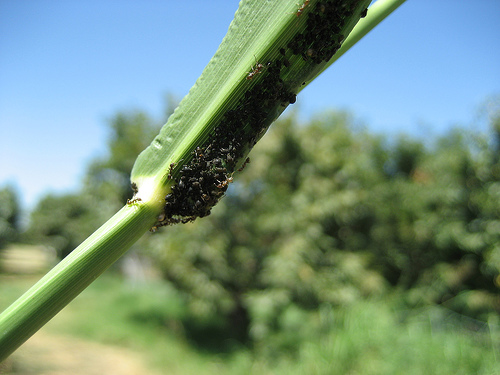
#> input picture IoT_DP/data/ants/1262751255_c56c042b7b.jpg, 500 x 375 px; its folder holds only this picture in this run; the run also reads 1 picture not shown here
$ python IoT_dp_5_26_gamma.py
#> lines starting #> are read from the running program, lines starting #| are printed output that depends on the picture
import numpy as np
import matplotlib.pyplot  as plt
import cv2
import os


dirs = ['ants','bees']
files = os.listdir('./data/ants/')
#print(files)

for i , d in enumerate(dirs):
    files= os.listdir("./data/"+d+"/") #"C:\Users\ohika\Desktop\puroguramu\data"
    print(files)
    for f in files:
        img = cv2.imread("./data/" + d + "/" + f ,1)
#> img is the input picture: shape (375, 500, 3); mean B, G, R 126, 145.4, 117.4
        print(img)
#> (printed output is left out)
        x_img = cv2.flip(img,0)
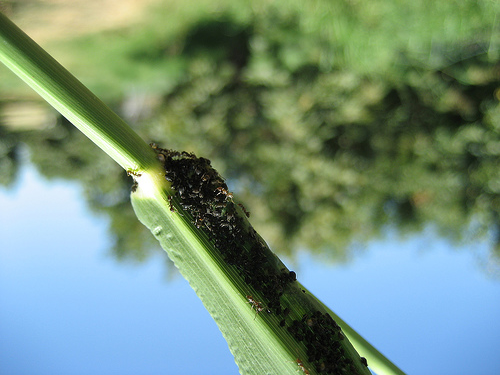
#> x_img: shape (375, 500, 3); mean B, G, R 126, 145.4, 117.4
        y_img = cv2.flip(img,1)
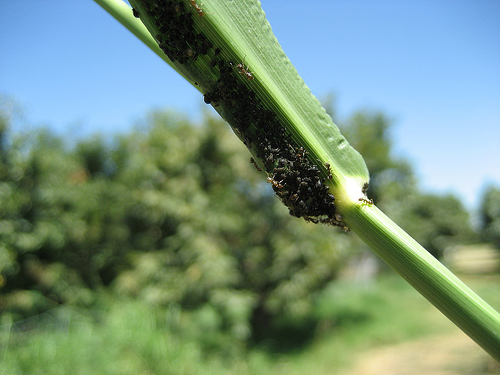
#> y_img: shape (375, 500, 3); mean B, G, R 126, 145.4, 117.4
        xy_img = cv2.flip(img,-1)
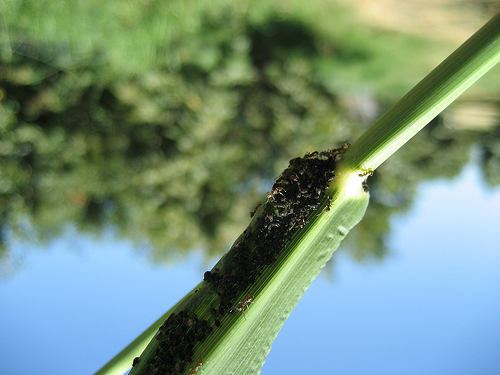
#> xy_img: shape (375, 500, 3); mean B, G, R 126, 145.4, 117.4
        blur_img = cv2.blur(img, (5, 5)) # 平均化フィルタ（averaging filter）
        cv2.imwrite(f'./data/dummy_{d}/h_{f}',x_img)
        cv2.imwrite(f'./data/dummy_{d}/v_{f}',y_img)
        cv2.imwrite(f'./data/dummy_{d}/hv_{f}',xy_img)
        cv2.imwrite(f'./data/dummy_{d}/blur_{f}', blur_img)
#> pass 2 of the loop `for i , d in enumerate(dirs):`:
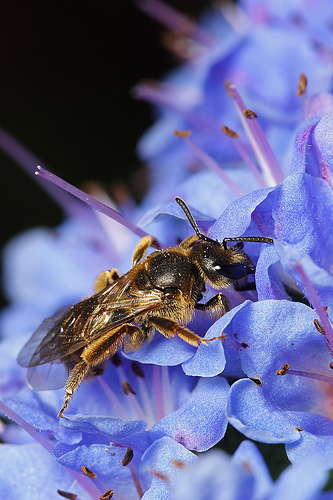
#> input picture IoT_DP/data/bees/2470492904_837e97800d.jpg, 333 x 500 px
#> img is the input picture: shape (500, 333, 3); mean B, G, R 151.7, 104.4, 101.6
#> (printed output is left out)
#> x_img: shape (500, 333, 3)
#> y_img: shape (500, 333, 3)
#> `xy_img = cv2.flip(img,-1)`:
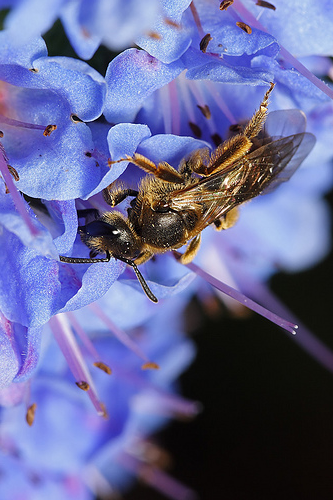
#> xy_img: shape (500, 333, 3); mean B, G, R 151.7, 104.4, 101.6
#> `blur_img = cv2.blur(img, (5, 5))`:
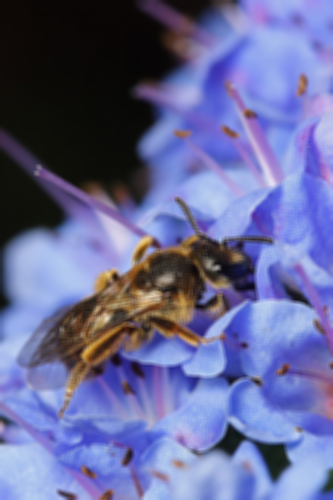
#> blur_img: shape (500, 333, 3); mean B, G, R 151.7, 104.4, 101.6

gamma = 0.6

while gamma <= 1.2:
    lut = np.zeros((256, 1), dtype='uint8')
    for i in range(len(lut)):
        lut[i][0] = 255 * pow((float(i)/255), (1.0/gamma))

    for f in files:
        base, ext = os.path.splitext(f)
        if ext == '.jpg':
            img = cv2.imread('./data/ants/' + f)
            gamma_img = cv2.LUT(img, lut)
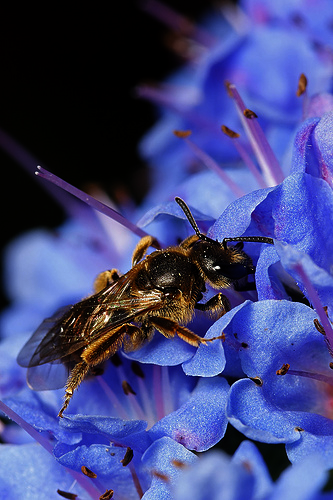
#> gamma_img: shape (500, 333, 3); mean B, G, R 129.9, 69.2, 64.7
            f_new = './data/dummy_ants/' + str(gamma) + '_' + f
            cv2.imwrite(f_new, gamma_img)

    gamma += 0.6
#> pass 2 of the loop `while gamma <= 1.2:`:


blur_img = cv2.blur(img, (5, 5)) # 平均化フィルタ（averaging filter）
gau_img = cv2.GaussianBlur(img, (5, 5), 0) # ガウシアンフィルタ
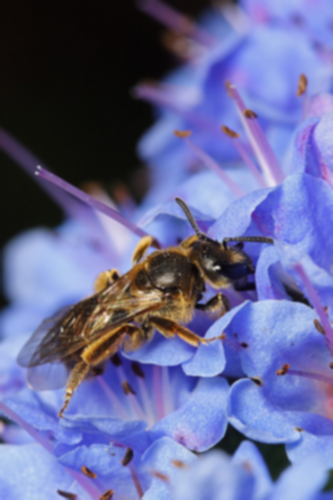
#> gau_img: shape (500, 333, 3); mean B, G, R 151.7, 104.4, 101.6
med_img = cv2.medianBlur(img, 5) # 中央値フィルタ（メジアンフィルタ）
cv2.imwrite('./data/blur_img.jpg', blur_img)
cv2.imwrite('./data/gau_img.jpg', gau_img)
cv2.imwrite('./data/med_img.jpg', med_img)

# [6 lines of commented-out code are left out]

gamma = 0.6

while gamma <= 1.2:
    lut = np.zeros((256, 1), dtype='uint8')
    for i in range(len(lut)):
        lut[i][0] = 255 * pow((float(i)/255), (1.0/gamma))

    for f in files:
        base, ext = os.path.splitext(f)
        if ext == '.jpg':
            img = cv2.imread('./data/ants/' + f)
            gamma_img = cv2.LUT(img, lut)
            f_new = './data/dummy_ants/' + str(gamma) + '_' + f
            cv2.imwrite(f_new, gamma_img)

    gamma += 0.6
#> pass 2 of the loop `while gamma <= 1.2:`:
